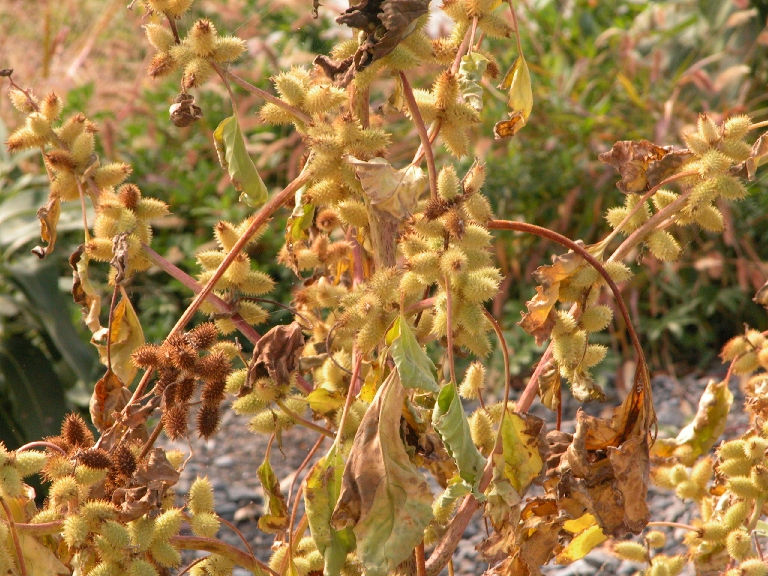
%> input picture MATLAB_opdrachten/ACNS/Week 2/sampleMerry_0011_Lasalle.jpeg, 768 x 576 px
$ octave aCNS_week2.m   (GNU Octave 9; MATLAB toolbox functions it lacks are replaced by stand-ins)
%> lines starting %> are read from the running program, lines starting %| are printed output that depends on the picture
clear all
% DATA='pixels';
% DATA='gratings';
DATA='natural';

METHOD='pca';
METHOD='sparse';


% Generate data
switch DATA,
case 'pixels'
    n1=16; % image size is n1 * n1
    N=1500; % number of images
    n=n1^2;
    x=zeros(N,n1,n1);
    y=rand(N,n);
    x=-log(y);
    x=reshape(x,N,n1,n1);
    x=x/max(max(max(x)));
case 'gratings'
    n1=16; % image size is n1 * n1
    N=1000; % number of images
    n=n1^2;
    x=zeros(N,n1,n1);
    n2=4;  % number of grating components
    k=2*pi*[1/2,1/4,1/8,1/16]; % grating wave number
    for i=1:N/2,
        y=rand(1,n2);
        a=-log(y);
        x(i,:,:)=ones(n1,1)*(a*sin(k'*(1:n1)));
    end;
    for i=1:N/2,
        y=rand(1,n2);
        a=-log(y);
        x(N/2+i,:,:)=(a*sin(k'*(1:n1)))'*ones(1,n1);
    end;
    x=x/max(max(max(x)));
case 'natural'
    I=imread('sampleMerry_0011_Lasalle.jpeg');
%> I is the input picture: size 576x768x3 uint8; mean R, G, B 155.1, 120.3, 68.8
    g=rgb2gray(I);
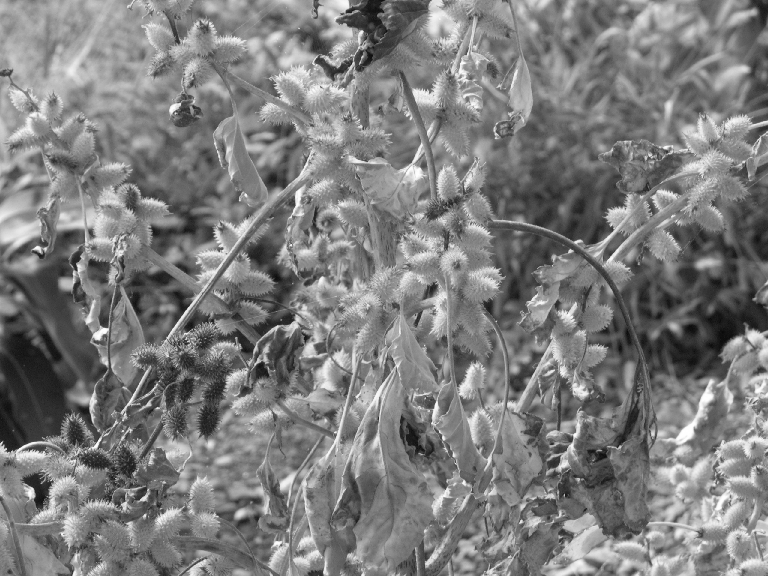
%> g: size 576x768 uint8; min 9, max 255, mean 124.9
    figure(5)
    imshow(g)
    [a1,a2]=size(g);
%> a1 = 576; a2 = 768
    k=0;
    n1=16;
    n=n1^2;
    N=a1*a2/n;
%> N = 1728
    x=zeros(N,n1,n1);
    for i=1:a1/n1,
    for j=1:a2/n1,
        k=k+1;
        x(k,:,:)=g((i-1)*n1+1:i*n1,(j-1)*n1+1:j*n1);
    end;
    end;
%> after the loop, k = 1728
    x=x/256;
end;
figure(1)
for k=1:9,
    colormap(gray)
    subplot(3,3,k);
    imagesc(squeeze(x(k,:,:)));
    colorbar;
end;
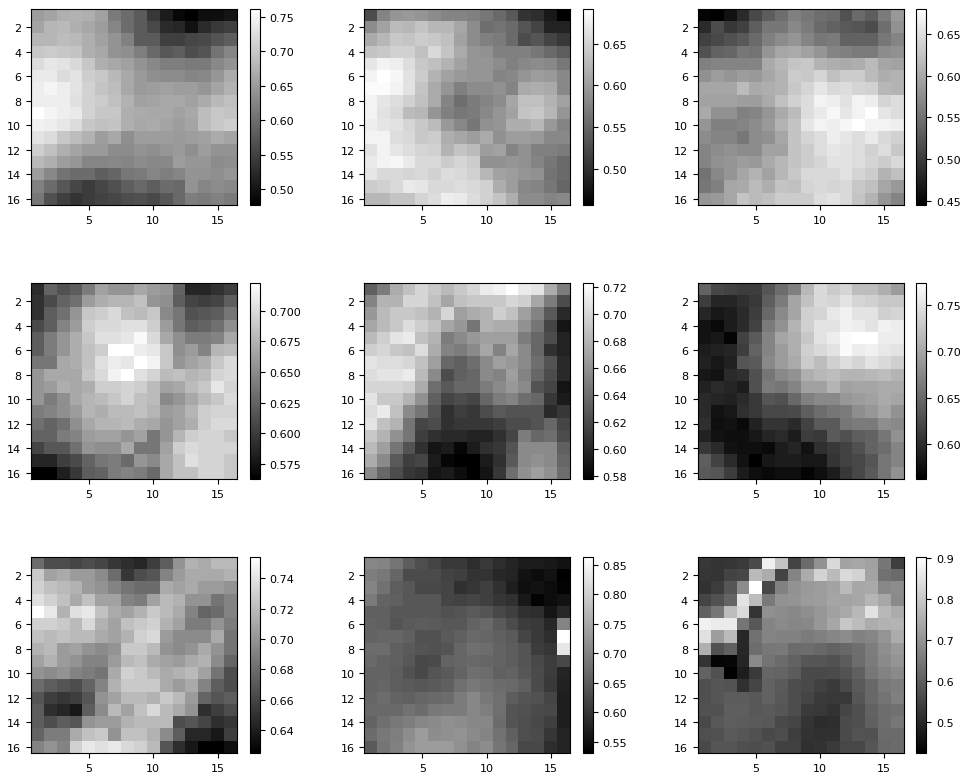
%> figure redrawn from the program's plot data, 9 panels

X=zeros(N,n);
for k=1:N,
    X(k,:)=reshape(squeeze(x(k,:,:)),1,n);
end;
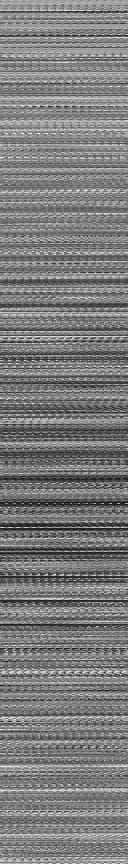
%> X: size 1728x256 double (shown at 1/2 size); min 0.0352, max 0.996, mean 0.488
m=mean(X,1);
%> m = 256 values, max 0.494 at index 29, min 0.483 at index 118, mean 0.488
X=X-ones(N,1)*m;
